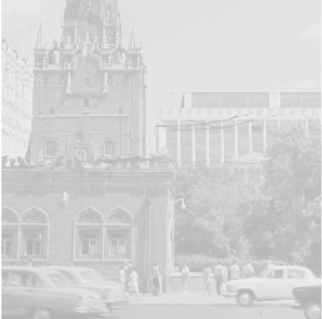
%> input picture ImgProc1/test.png, 322 x 319 px
$ octave Lab1_2.m   (GNU Octave 9; MATLAB toolbox functions it lacks are replaced by stand-ins)
%> lines starting %> are read from the running program, lines starting %| are printed output that depends on the picture
L = imread('https://i.ibb.co/JnRMNhR/test.png');
%> L is the input picture: size 319x322x3 uint8; min 180, max 255, mean 211.6
L = rgb2gray(L);
%> L: size 319x322 uint8

%// New - get maximum value for image type
max_type = double(intmax(class(L)));
%> max_type = 255

%// Calculate a and b
min_val = double(min(L(:)));
%> min_val = 180
max_val = double(max(L(:)));
%> max_val = 255
a = max_type / (max_val - min_val);
%> a = 3.4
b = -(max_type*min_val) / (max_val - min_val);
%> b = -612

%// Compute transformation
image_of_doubles = a*double(L) + b;
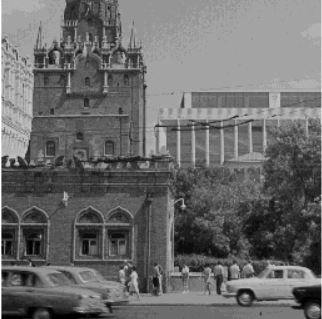
%> image_of_doubles: size 319x322 double; min 0, max 255, mean 107.4

%// Plot the histogram - before and after
figure;
subplot(2,1,1);
[n_elements1,centers1] = hist(double(L(:)),20);
%> n_elements1 = 20 values, max 17709 at index 13, min 0 at index 19, mean 5135.9; centers1 = 20 values from 181.9 to 253.1
bar(centers1,n_elements1);
%// Change
xlim([0 max_type]);

subplot(2,1,2);
[n_elements2,centers2] = hist(image_of_doubles(:),20);
%> n_elements2 has the same summary as n_elements1; centers2 = 20 values from 6.38 to 248.6
bar(centers2,n_elements2);
%// Change
xlim([0 max_type]);
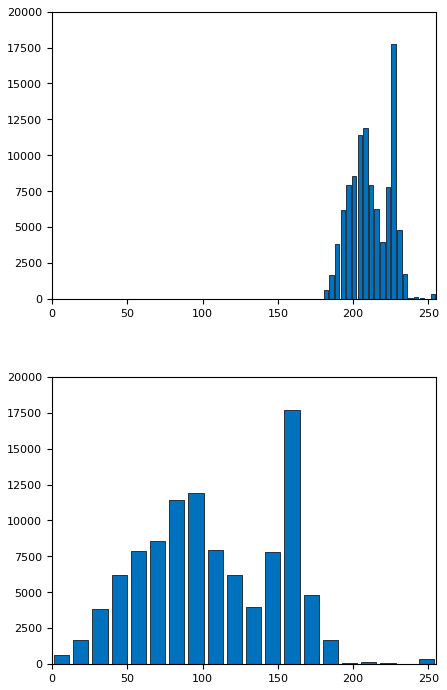
%> figure redrawn from the program's plot data, 2 panels; panel 1: tallest bar 17709 high, from x = 225.4 to 228.4; panel 2: tallest bar 17709 high, from x = 154.3 to 164.5

%// New - show both images
figure; subplot(1,2,1);
imshow(L);
subplot(1,2,2);
imshow(image_of_doubles,[]);
